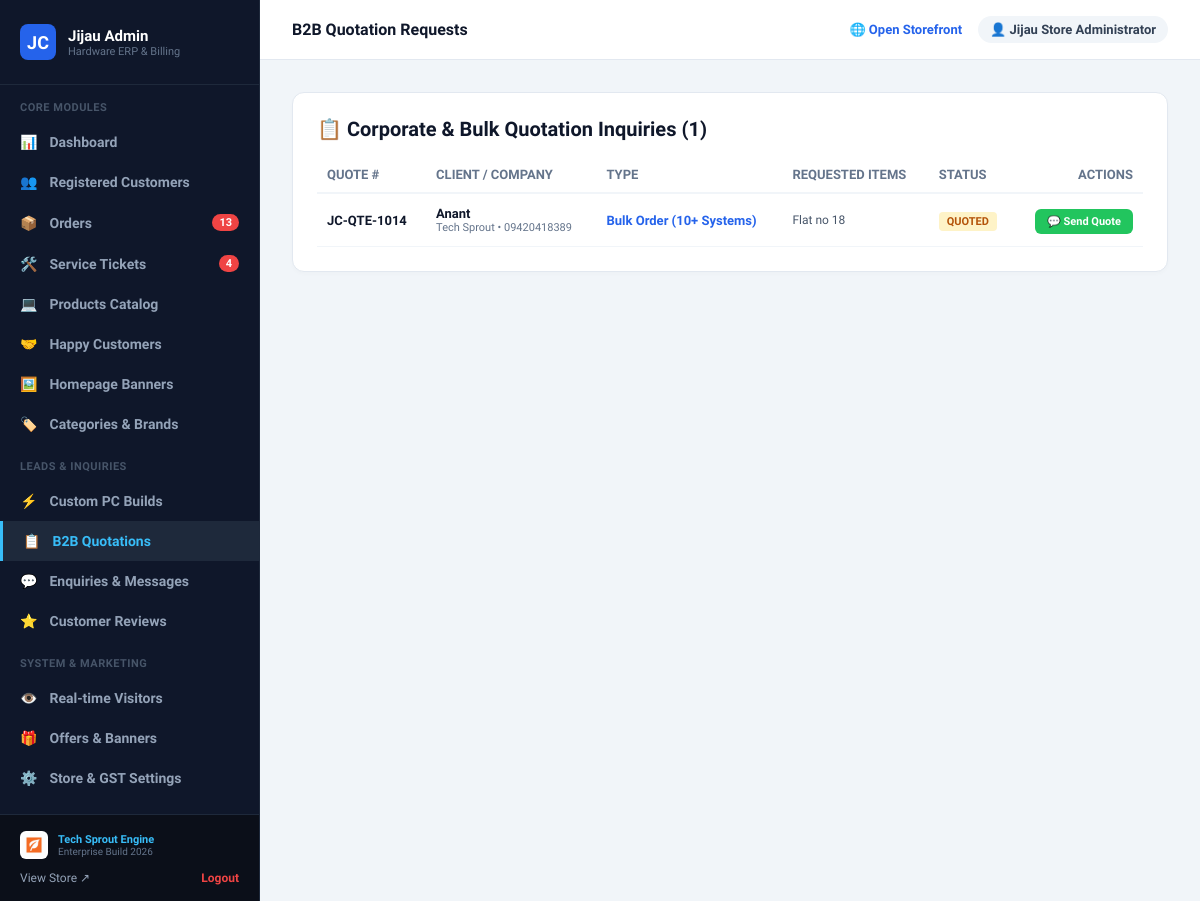
The app's page /php-jijaucomputers/admin/quotations.php (signed in), older data.
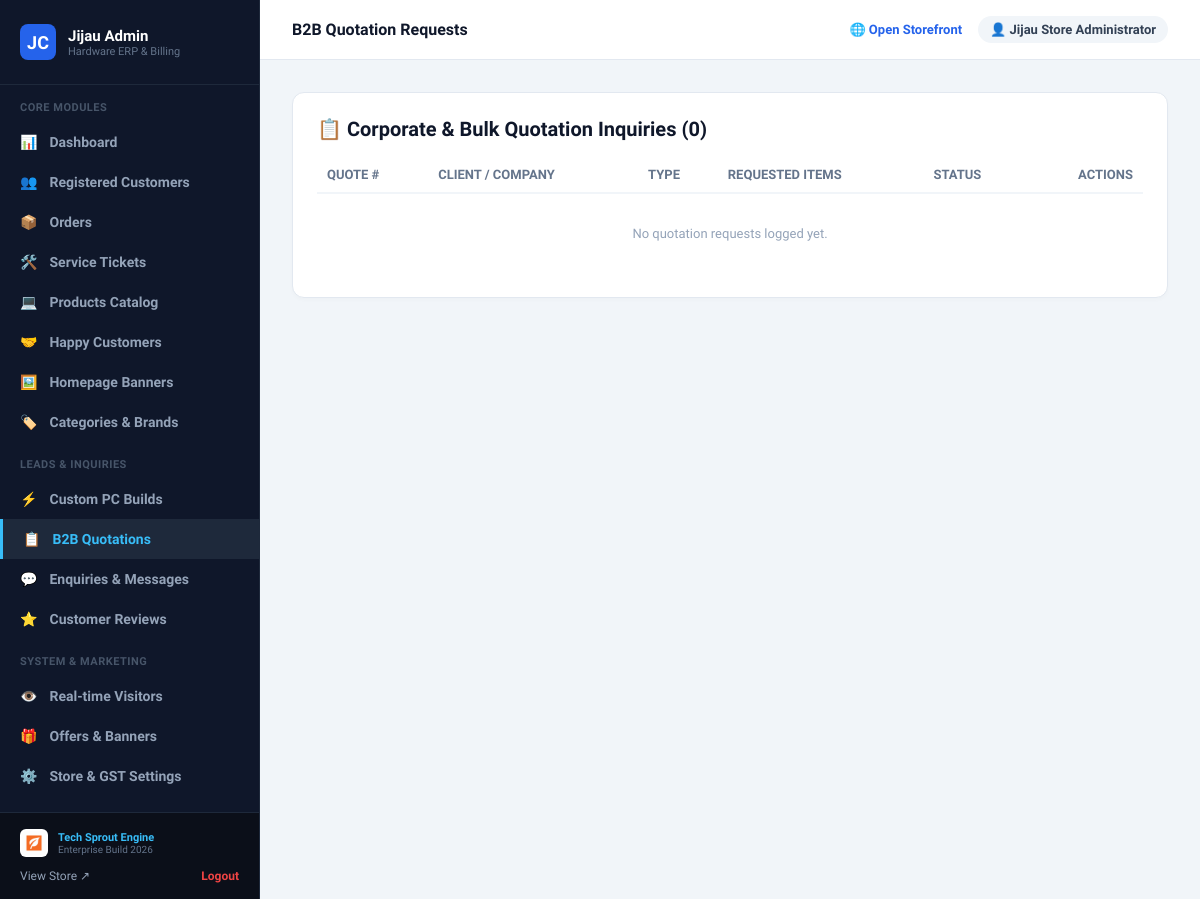
The same page, newer data.
### tables this page shows
CREATE TABLE "QuotationRequest" (
    "id" TEXT NOT NULL PRIMARY KEY,
    "quoteNumber" TEXT NOT NULL,
    "customerName" TEXT NOT NULL,
    "companyName" TEXT,
    "phone" TEXT NOT NULL,
    "email" TEXT NOT NULL,
    "type" TEXT NOT NULL DEFAULT 'Bulk Order',
    "itemsSummary" TEXT NOT NULL,
    "message" TEXT,
    "status" TEXT NOT NULL DEFAULT 'PENDING',
    "adminNotes" TEXT,
    "createdAt" DATETIME NOT NULL DEFAULT CURRENT_TIMESTAMP,
    "updatedAt" DATETIME NOT NULL
);

### php-jijaucomputers/admin/quotations.php (the view, shortened to what the changed rows need)
<?php
require_once __DIR__ . '/includes/header.php';
require_once __DIR__ . '/includes/sidebar.php';
$db = getDB();
$quotes = $db->query('SELECT * FROM "QuotationRequest" ORDER BY createdAt DESC')->fetchAll();
?>
<div>
  <div style="background: white; border-radius: 12px; border: 1px solid #e2e8f0; padding: 24px; box-shadow: 0 2px 4px rgba(0,0,0,0.02);">
    <h2 style="font-size: 20px; font-weight: 800; color: #0f172a; margin: 0 0 16px;">📋 Corporate & Bulk Quotation Inquiries (<?= count($quotes) ?>)</h2>
    <div style="overflow-x: auto;">
      <table style="width: 100%; border-collapse: collapse; font-size: 13px; text-align: left;">
        <thead>
          <tr style="border-bottom: 2px solid #f1f5f9; color: #64748b;">
            <th style="padding: 10px;">QUOTE #</th>
            <th style="padding: 10px;">CLIENT / COMPANY</th>
            <th style="padding: 10px;">TYPE</th>
            <th style="padding: 10px;">REQUESTED ITEMS</th>
            <th style="padding: 10px;">STATUS</th>
            <th style="padding: 10px; text-align: right;">ACTIONS</th>
          </tr>
        </thead>
        <tbody>
          <?php if (empty($quotes)): ?>
            <tr><td colspan="6" style="padding: 32px; text-align: center; color: #94a3b8;">No quotation requests logged yet.</td></tr>
          <?php else: ?>
            <?php foreach ($quotes as $q):
              $cleanPhone = preg_replace('/[^0-9]/', '', $q['phone']);
              $waLink = "https://wa.me/{$cleanPhone}?text=" . urlencode("Hello {$q['customerName']}, regarding your quote request #{$q['quoteNumber']} for Jijau Computers:");
            ?>
              <tr style="border-bottom: 1px solid #f1f5f9;">
                <td style="padding: 12px 10px; font-weight: 800; color: #0f172a;"><?= htmlspecialchars($q['quoteNumber']) ?></td>
                <td style="padding: 12px 10px;">
                  <div style="font-weight: 700;"><?= htmlspecialchars($q['customerName']) ?></div>
                  <div style="font-size: 11px; color: #64748b;"><?= htmlspecialchars($q['companyName'] ?? 'Individual') ?> • <?= htmlspecialchars($q['phone']) ?></div>
                </td>
                <td style="padding: 12px 10px; font-weight: 600; color: #2563eb;"><?= htmlspecialchars($q['type']) ?></td>
                <td style="padding: 12px 10px; max-width: 250px; font-size: 12px; color: #475569;">
                  <?= htmlspecialchars($q['itemsSummary']) ?>
                </td>
                <td style="padding: 12px 10px;">
                  <span style="padding: 3px 8px; border-radius: 4px; font-weight: 700; font-size: 11px; background: #fef3c7; color: #b45309;">
                    <?= htmlspecialchars($q['status']) ?>
                  </span>
                </td>
                <td style="padding: 12px 10px; text-align: right;">
                  <a href="<?= $waLink ?>" target="_blank" style="padding: 6px 12px; background: #22c55e; color: white; border-radius: 6px; text-decoration: none; font-weight: 700; font-size: 11px;">
                    💬 Send Quote
                  </a>
                </td>
              </tr>
            <?php endforeach; ?>
          <?php endif; ?>
        </tbody>
      </table>
    </div>
  </div>
</div>
<?php require_once __DIR__ . '/includes/footer.php'; ?>

### php-jijaucomputers/admin/includes/sidebar.php (shortened to what the changed rows need)
<?php
$currentUri = $_SERVER['REQUEST_URI'];
?>
<aside class="admin-sidebar">
  <nav style="padding: 16px 0; flex: 1; overflow-y: auto;">
    <a href="/admin/orders.php" class="nav-item <?= str_contains($currentUri, 'orders.php') ? 'active' : '' ?>">
      <span>📦</span> Orders
      <?php if (!empty($pendingOrdersCount)): ?>
        <span class="badge-count"><?= $pendingOrdersCount ?></span>
      <?php endif; ?>
    </a>
    <a href="/admin/service-requests.php" class="nav-item <?= str_contains($currentUri, 'service-requests.php') ? 'active' : '' ?>">
      <span>🛠️</span> Service Tickets
      <?php if (!empty($activeServiceCount)): ?>
        <span class="badge-count"><?= $activeServiceCount ?></span>
      <?php endif; ?>
    </a>
  </nav>
</aside>
<div class="admin-main">
  <main class="admin-content">

Row changes from the older to the newer data that the page shows:
removed quotationrequest: quoteNumber "JC-QTE-1014", customerName "Anant", companyName "Tech Sprout", phone "09420418389", type "Bulk Order (10+ Systems)", itemsSummary "Flat no 18", status "QUOTED"
Text that changed along with them:
count($quotes): "1" → "0"
$pendingOrdersCount: "13" → (not shown)
$activeServiceCount: "4" → (not shown)
text now shown: "No quotation requests logged yet."
